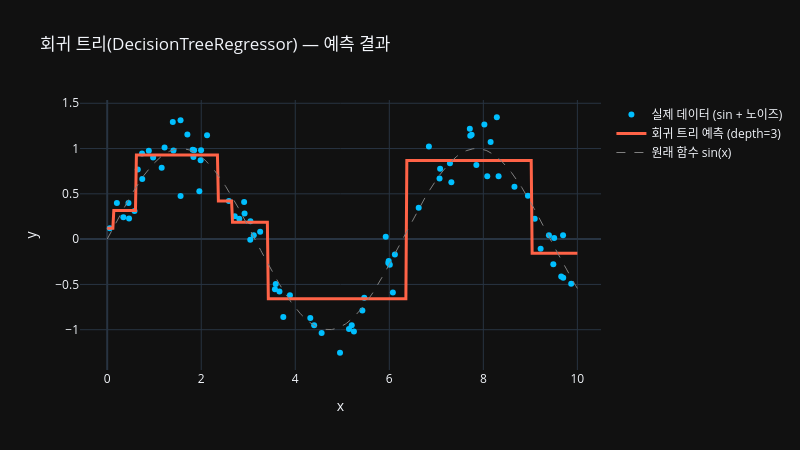

Notebook cell for this chart:
### Markdown cell above
### 회귀 트리 시각화 해석

위 트리를 읽는 법:
- **mse**: 해당 노드의 평균제곱오차 (불순도 역할 — 작을수록 좋음)
- **samples**: 노드에 도달한 데이터 수
- **value**: 해당 노드의 **예측값** (= 리프에 속하는 데이터의 평균)
- 분류 트리와 달리 클래스가 아니라 **숫자(연속값)**를 예측합니다!

> 분류 트리: 리프 노드 → **다수결 클래스**  
> 회귀 트리: 리프 노드 → **평균값** (연속 값)

### Code cell
import plotly.graph_objects as go

X_plot = np.linspace(0, 10, 500).reshape(-1, 1)
y_plot = reg_tree.predict(X_plot)

fig = go.Figure()
fig.add_trace(go.Scatter(
    x=X_reg.ravel(), y=y_reg,
    mode="markers", name="실제 데이터 (sin + 노이즈)",
    marker=dict(size=6, color="#00BFFF")
))
fig.add_trace(go.Scatter(
    x=X_plot.ravel(), y=y_plot,
    mode="lines", name="회귀 트리 예측 (depth=3)",
    line=dict(color="#FF6347", width=3)
))
fig.add_trace(go.Scatter(
    x=X_plot.ravel(), y=np.sin(X_plot).ravel(),
    mode="lines", name="원래 함수 sin(x)",
    line=dict(color="gray", width=1, dash="dash")
))
fig.update_layout(
    title="회귀 트리(DecisionTreeRegressor) — 예측 결과",
    xaxis_title="x",
    yaxis_title="y",
    template="plotly_dark",
    width=800, height=450
)
fig.show()

# 계단 모양 → 회귀 트리는 구간별 평균값을 예측
# depth가 깊으면 더 세밀하게 쪼개지만 과적합 위험 증가

### Figure 1 — Plotly figure (JSON) as saved in the notebook; plotly's stock layout.template omitted (floating-point values rounded to 4 significant figures; data arrays with more than 128 entries replaced by an {"elided": "..."} marker saying what was removed)
{"data": [{"marker": {"color": "#00BFFF", "size": 6}, "mode": "markers", "name": "실제 데이터 (sin + 노이즈)", "x": [0.05522, 0.2058, 0.3439, 0.4523, 0.4645, 0.5808, 0.6505, 0.7404, 0.7455, 0.8849, 0.9767, 1.159, 1.22, 1.395, 1.409, 1.56, 1.56, 1.705, 1.818, 1.834, 1.849, 1.96, 1.987, 1.997, 2.123, 2.588, 2.713, 2.809, 2.912, 2.921, 3.042, 3.046, 3.117, 3.253, 3.568, 3.585, 3.664, 3.745, 3.887, 4.319, 4.402, 4.561, 4.952, 5.142, 5.201, 5.248, 5.427, 5.467, 5.924, 5.979, 5.987, 6.011, 6.075, 6.119, 6.625, 6.842, 7.069, 7.081, 7.29, 7.32, 7.713, 7.722, 7.751, 7.852, 8.022, 8.084, 8.155, 8.287, 8.324, 8.662, 8.948, 9.093, 9.219, 9.395, 9.489, 9.507, 9.656, 9.696, 9.699, 9.869], "y": [0.1214, 0.3995, 0.2413, 0.3999, 0.2267, 0.3095, 0.7681, 0.9459, 0.6639, 0.9746, 0.901, 0.7873, 1.012, 1.292, 0.9798, 1.313, 0.476, 1.155, 0.9869, 0.9057, 0.98, 0.5278, 0.8706, 0.9821, 1.147, 0.4223, 0.2534, 0.2258, 0.4104, 0.2841, -0.006944, 0.198, 0.04389, 0.08225, -0.5536, -0.4942, -0.5771, -0.8605, -0.6189, -0.8716, -0.951, -1.035, -1.255, -0.9931, -0.9517, -1.021, -0.7876, -0.6477, 0.02586, -0.2646, -0.2408, -0.2836, -0.59, -0.1692, 0.3475, 1.023, 0.6686, 0.7759, 0.8382, 0.627, 1.219, 1.142, 1.153, 0.8181, 1.266, 0.6933, 1.073, 1.346, 0.6933, 0.5778, 0.4786, 0.2248, -0.1056, 0.0435, -0.2765, 0.01245, -0.4134, 0.04223, -0.4275, -0.494], "type": "scatter"}, {"line": {"color": "#FF6347", "width": 3}, "mode": "lines", "name": "회귀 트리 예측 (depth=3)", "x": {"elided": "500 float values"}, "y": {"elided": "500 float values"}, "type": "scatter"}, {"line": {"color": "gray", "dash": "dash", "width": 1}, "mode": "lines", "name": "원래 함수 sin(x)", "x": {"elided": "500 float values"}, "y": {"elided": "500 float values"}, "type": "scatter"}], "layout": {"title": {"text": "회귀 트리(DecisionTreeRegressor) — 예측 결과"}, "xaxis": {"title": {"text": "x"}}, "yaxis": {"title": {"text": "y"}}, "width": 800, "height": 450}}
